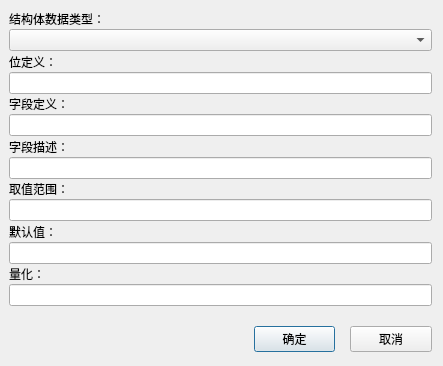
<?xml version="1.0" encoding="UTF-8"?>
<ui version="4.0">
 <class>StructEdit</class>
 <widget class="QDialog" name="StructEdit">
  <property name="geometry">
   <rect>
    <x>0</x>
    <y>0</y>
    <width>443</width>
    <height>366</height>
   </rect>
  </property>
  <property name="windowTitle">
   <string>新建结构体详情</string>
  </property>
  <widget class="QWidget" name="layoutWidget">
   <property name="geometry">
    <rect>
     <x>0</x>
     <y>0</y>
     <width>441</width>
     <height>361</height>
    </rect>
   </property>
   <layout class="QGridLayout" name="gridLayout">
    <property name="leftMargin">
     <number>9</number>
    </property>
    <property name="topMargin">
     <number>9</number>
    </property>
    <property name="rightMargin">
     <number>9</number>
    </property>
    <property name="bottomMargin">
     <number>9</number>
    </property>
    <property name="spacing">
     <number>0</number>
    </property>
    <item row="7" column="0">
     <widget class="QLineEdit" name="edt_description"/>
    </item>
    <item row="11" column="0">
     <widget class="QLineEdit" name="edt_defaultValue"/>
    </item>
    <item row="4" column="0">
     <widget class="QLabel" name="label_4">
      <property name="text">
       <string>字段定义：</string>
      </property>
     </widget>
    </item>
    <item row="6" column="0">
     <widget class="QLabel" name="label_5">
      <property name="text">
       <string>字段描述：</string>
      </property>
     </widget>
    </item>
    <item row="12" column="0">
     <widget class="QLabel" name="label_8">
      <property name="text">
       <string>量化：</string>
      </property>
     </widget>
    </item>
    <item row="3" column="0">
     <widget class="QLineEdit" name="edt_bit"/>
    </item>
    <item row="17" column="0">
     <layout class="QHBoxLayout" name="horizontalLayout_2" stretch="6,2,2">
      <property name="spacing">
       <number>15</number>
      </property>
      <property name="topMargin">
       <number>20</number>
      </property>
      <item>
       <spacer name="horizontalSpacer">
        <property name="orientation">
         <enum>Qt::Horizontal</enum>
        </property>
        <property name="sizeHint" stdset="0">
         <size>
          <width>40</width>
          <height>20</height>
         </size>
        </property>
       </spacer>
      </item>
      <item>
       <widget class="QPushButton" name="btn_OK">
        <property name="text">
         <string>确定</string>
        </property>
       </widget>
      </item>
      <item>
       <widget class="QPushButton" name="btn_Cancel">
        <property name="text">
         <string>取消</string>
        </property>
       </widget>
      </item>
     </layout>
    </item>
    <item row="5" column="0">
     <widget class="QLineEdit" name="edt_name"/>
    </item>
    <item row="8" column="0">
     <widget class="QLabel" name="label_6">
      <property name="text">
       <string>取值范围：</string>
      </property>
     </widget>
    </item>
    <item row="0" column="0">
     <widget class="QLabel" name="label_3">
      <property name="text">
       <string>结构体数据类型：</string>
      </property>
     </widget>
    </item>
    <item row="2" column="0">
     <widget class="QLabel" name="label_2">
      <property name="text">
       <string>位定义：</string>
      </property>
     </widget>
    </item>
    <item row="10" column="0">
     <widget class="QLabel" name="label_7">
      <property name="text">
       <string>默认值：</string>
      </property>
     </widget>
    </item>
    <item row="13" column="0">
     <widget class="QLineEdit" name="edt_quantization"/>
    </item>
    <item row="9" column="0">
     <widget class="QLineEdit" name="edt_range"/>
    </item>
    <item row="1" column="0">
     <widget class="QComboBox" name="cbx_systemDataType"/>
    </item>
   </layout>
  </widget>
 </widget>
 <resources/>
 <connections/>
</ui>
